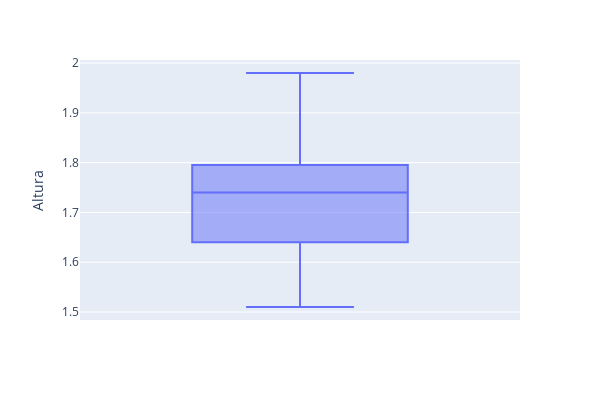

Notebook code cell kept with this figure:
### Markdown cell above
Primero se selecciona de la DF solamente las columnas de Genero y Altura para luego relizar el grafico de cajas y violin. La sub DataFrame en base a la cual se graficara se llamara `Altura`.

### Code cell
altura = df[["Genero","Altura"]]
fig2 = px.box(altura, y="Altura",width=600, height=400)
fig2.show()

### Figure 1 — Plotly figure (JSON) as saved in the notebook; plotly's stock layout.template omitted (floating-point values rounded to 4 significant figures)
{"data": [{"alignmentgroup": "True", "hovertemplate": "Altura=%{y}<extra></extra>", "legendgroup": "", "marker": {"color": "#636efa"}, "name": "", "notched": false, "offsetgroup": "", "orientation": "v", "showlegend": false, "type": "box", "x0": " ", "xaxis": "x", "y": [1.71, 1.7, 1.51, 1.51, 1.53, 1.78, 1.53, 1.53, 1.53, 1.77, 1.55, 1.77, 1.64, 1.77, 1.77, 1.55, 1.55, 1.55, 1.55, 1.56, 1.65, 1.56, 1.54, 1.57, 1.57, 1.57, 1.59, 1.61, 1.58, 1.62, 1.64, 1.62, 1.64, 1.65, 1.66, 1.68, 1.68, 1.69, 1.65, 1.63, 1.7, 1.7, 1.84, 1.7, 1.72, 1.72, 1.73, 1.74, 1.74, 1.74, 1.74, 1.65, 1.74, 1.75, 1.75, 1.75, 1.75, 1.76, 1.76, 1.76, 1.81, 1.76, 1.76, 1.77, 1.77, 1.78, 1.71, 1.78, 1.75, 1.56, 1.78, 1.78, 1.78, 1.79, 1.65, 1.79, 1.79, 1.82, 1.83, 1.83, 1.83, 1.84, 1.64, 1.85, 1.86, 1.86, 1.87, 1.88, 1.88, 1.7, 1.89, 1.89, 1.9, 1.78, 1.91, 1.91, 1.91, 1.92, 1.93, 1.95, 1.54, 1.96, 1.96, 1.96, 1.98], "y0": " ", "yaxis": "y"}], "layout": {"boxmode": "group", "height": 400, "legend": {"tracegroupgap": 0}, "margin": {"t": 60}, "width": 600, "xaxis": {"anchor": "y", "domain": [0, 1]}, "yaxis": {"anchor": "x", "domain": [0, 1], "title": {"text": "Altura"}}}}
